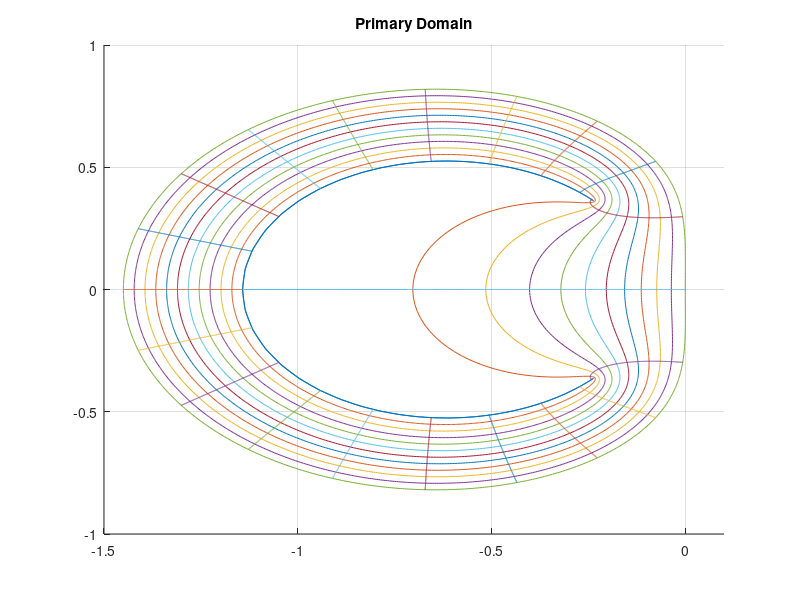
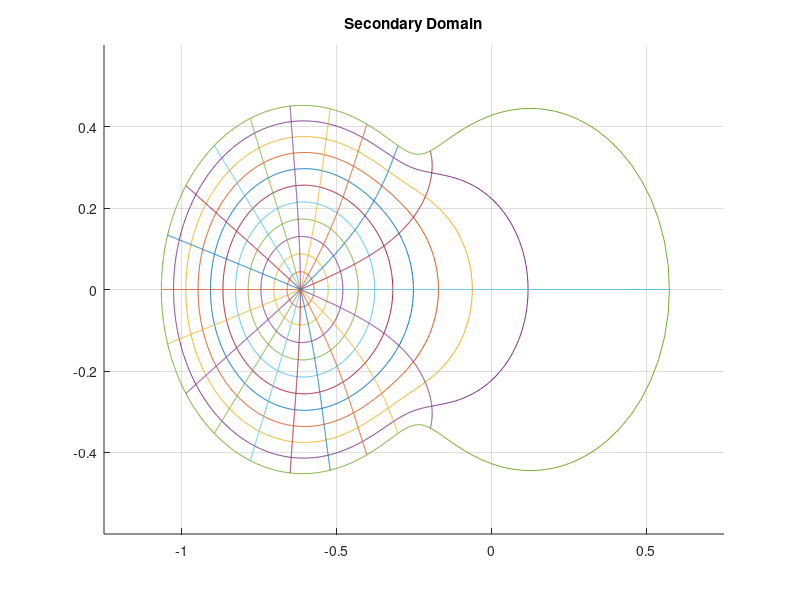
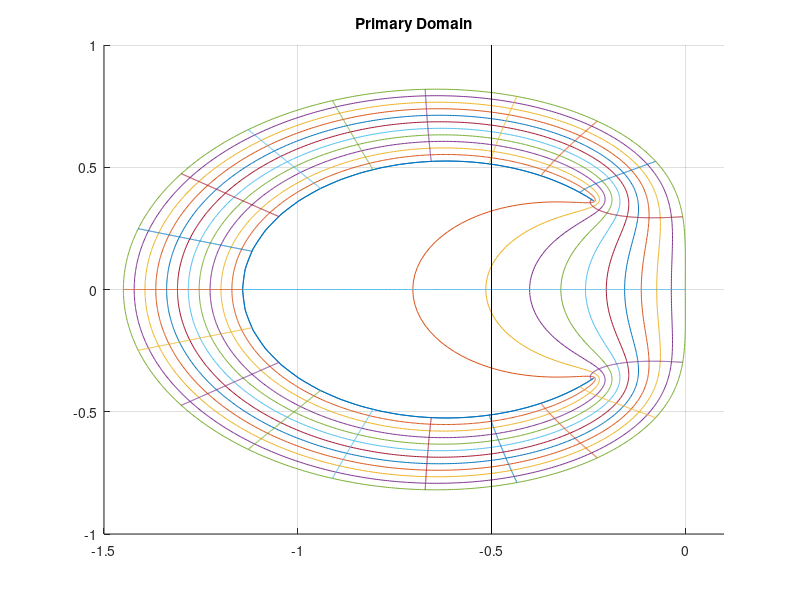

Reproduce these figures in MATLAB, in order.
%Tyler Matthews
%System Simluation Midterm P2
clc; close all;

%% PARTC
num = [0 1.27 -0.73];
den = [1 -1.45 0.45];


Hp = tf(num, den)
zeros = roots(num)
poles = roots(den)

Phi = tf(den, num) %(sigma / roe) : (row - l*sigma)
newNum = [12700 -14600 4870] %Numerator of derivative of Phi 

badPoints = roots(newNum)
magnitude = abs(badPoints)

Nt=21;
Nr=12;

theta=linspace(0,2*pi,1001); 
rho=linspace(0.6192,1,1001); 
tvec=linspace(0,2*pi,Nt);
rvec=linspace(0.6192,1,Nr);

temp = (roots(den - num*0.5748));
mag = abs(temp)
ang = angle(temp)

for k=1:length(rvec)
 z=rvec(k)*exp(i*theta);
 w=(z.^2-z.*1.45 + 0.45)./(z.*1.27-0.73);
 
 hold on
 plot(real(w), imag(w))
 hold off
end

for k=1:length(tvec)-1
 z=rho*exp(i*tvec(k));
 w=(z.^2-z.*1.45 + 0.45)./(z.*1.27-0.73);
 hold on
 plot(real(w), imag(w))
 hold off
end

grid on
axis([-1.5 0.1 -1 1])
title('Primary Domain')
% TESTING TO FIND INTERSECTION POINT -> Intersection at 0.5748

% z77 = 0.7742*exp(i*theta);
% w77=(z77.^2-z77.*1.45 + 0.45)./(z77.*1.27-0.73);
% figure(1)
% clf
% plot(real(w77),imag(w77))
% 
% z49 = 0.4936*exp(i*theta);
% w49=(z49.^2-z49.*1.45 + 0.45)./(z49.*1.27-0.73);
% 
% figure(2)
% clf
% plot(real(w49),imag(w49))


% for N=1:10
%     temp =  0.5748 + N*0.00001
%     val = sprintf('N = %0.5f',temp);
%     z = (temp) * exp(i*theta);
%     w = (z.^2-z.*1.45 + 0.45)./(z.*1.27-0.73);
%     plot(real(w), imag(w));
%     title(val);
%     disp(val);
%     disp(w(1));
%     disp(w(2));
%     pause;
% end

%% PART D

figure;

Nt=21;
Nr=12;

theta=linspace(0,2*pi,1001); 
rho=linspace(0,0.5256,1001); 
tvec=linspace(0,2*pi,Nt);
rvec=linspace(0,0.5256,Nr);

for k=1:length(rvec)
 z=rvec(k)*exp(i*theta);
 w=(z.^2-z.*1.45 + 0.45)./(z.*1.27-0.73);
 
 hold on
 plot(real(w), imag(w))
 hold off
end

for k=1:length(tvec)-1
 z=rho*exp(i*tvec(k));
 w=(z.^2-z.*1.45 + 0.45)./(z.*1.27-0.73);
 hold on
 plot(real(w), imag(w))
 hold off
end

grid on
axis([-1.25 0.75 -0.6 0.6])
title('Secondary Domain')

% TESTING TO FIND INTERSECTION POINT -> Intersection at 0.6192

% for N=1:10
%     temp =  0.619 + N*0.0001
%     val = sprintf('N = %0.5f',temp);
%     z = (temp) * exp(i*theta);
%     w = (z.^2-z.*1.45 + 0.45)./(z.*1.27-0.73);
%     plot(real(w), imag(w));
%     title(val);
%     disp(val);
%     disp(w(1));
%     disp(w(2));
%     pause;
% end

%% PART E -- Stability Region
disp('Stable and Accurate Region is inside of the green outlining edge, to the right of the black line in Figure 3')
disp('Stable and Inaccurate Region is inside of the green outlining edge, to the left of the black line in Figure 3')
disp('Unstable and Inaccurate Region is outside of the green outlining edge on the primary region plot')


figure;

Nt=21;
Nr=12;

theta=linspace(0,2*pi,1001); 
rho=linspace(0.6192,1,1001); 
tvec=linspace(0,2*pi,Nt);
rvec=linspace(0.6192,1,Nr);

for k=1:length(rvec)
 z=rvec(k)*exp(i*theta);
 w=(z.^2-z.*1.45 + 0.45)./(z.*1.27-0.73);
 
 hold on
 plot(real(w), imag(w))
 hold off
end

for k=1:length(tvec)-1
 z=rho*exp(i*tvec(k));
 w=(z.^2-z.*1.45 + 0.45)./(z.*1.27-0.73);
 hold on
 plot(real(w), imag(w))
 hold off
end

hold on
    plot([-0.5 -0.5], [-1 1], 'black') 
hold off


grid on
axis([-1.5 0.1 -1 1])
title('Primary Domain')